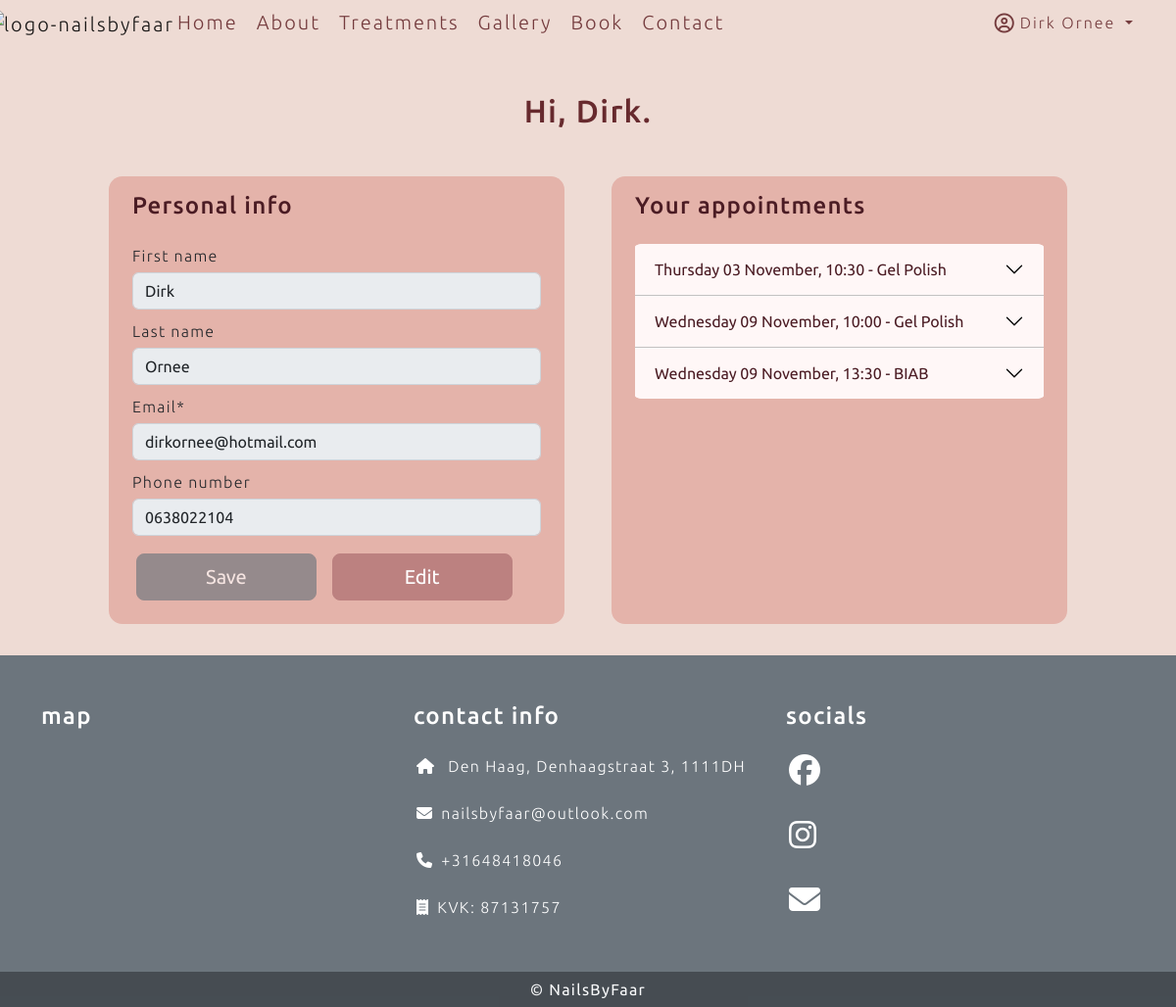
Before: /user/dashboard (signed in) with the older database file.
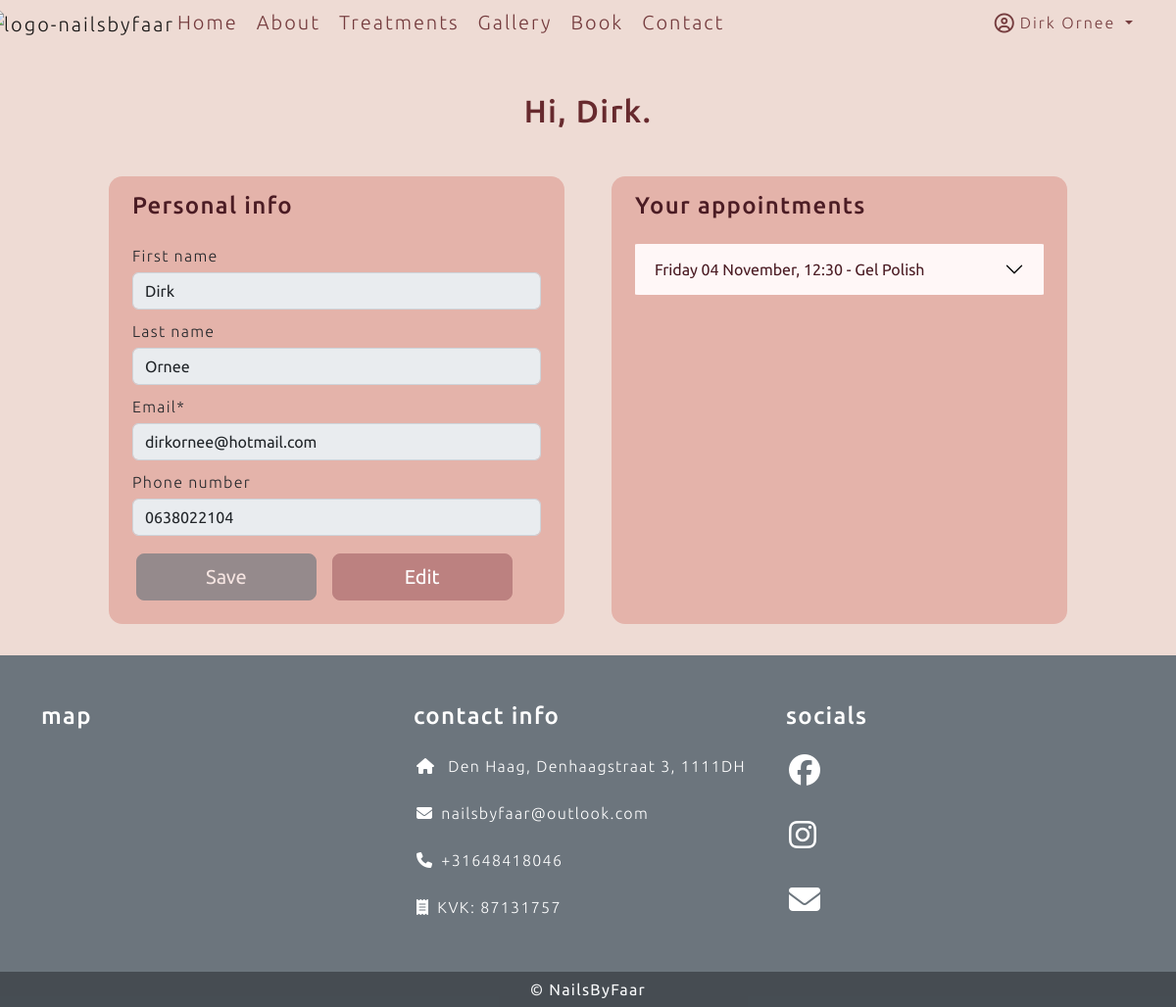
After: the same page with the newer database file.
### users/models.py (models this page shows, shortened)
class User(AbstractBaseUser, PermissionsMixin):
    email = models.EmailField(max_length=254, unique=True)
    first_name = models.CharField(max_length=254, null=True, blank=True)
    last_name = models.CharField(max_length=254, null=True, blank=True)
    phone_number = models.CharField(max_length=16, null=True, blank=True)
    is_staff = models.BooleanField(default=False)
    is_superuser = models.BooleanField(default=False)
    is_active = models.BooleanField(default=True)
    last_login = models.DateTimeField(null=True, blank=True)
    date_joined = models.DateTimeField(default=timezone.now)
    USERNAME_FIELD = 'email'
    EMAIL_FIELD = 'email'
    REQUIRED_FIELDS = []
    objects = UserManager()

### salon/models.py (models this page shows, shortened)
class Appointment(models.Model):
    user = models.ForeignKey(User, related_name="user", on_delete=models.PROTECT, null=True, blank=True)
    email = models.EmailField(max_length=254, blank=True, null=True)
    first_name = models.CharField(max_length=254, null=True, blank=True)
    last_name = models.CharField(max_length=254, null=True, blank=True)
    phone_number = models.CharField(max_length=16, null=True, blank=True)
    treatment_name = models.ForeignKey(Treatment, related_name="treatment_name", on_delete=models.PROTECT, null=True)
    date_time = models.DateTimeField()

class Treatment(models.Model):
    appointment_type = models.CharField(max_length=150)
    title = models.CharField(max_length=150, unique=True)
    description = models.TextField()
    short_description = models.CharField(max_length=225)
    image = CloudinaryField('image', default='placeholder')
    price = models.DecimalField(max_digits=10, decimal_places=2)
    duration = models.DecimalField(max_digits=3, decimal_places=0)
    display = models.BooleanField(default=False)
    active = models.BooleanField(default=False)

### users/views.py (the view, shortened to what this page needs)
# urls.py: path('dashboard', views.Dashboard.as_view(), name="dashboard"),
class Dashboard(View):
    def get(self, request):
        user_dict = {}
        if request.user.is_authenticated:
            user_dict = {'email': request.user.email, 'first_name': request.user.first_name, 'last_name': request.user.last_name, 'phone_number': request.user.phone_number}
        else:
            user_dict = {}
        user_form = EditUserForm(initial=user_dict)
        yesterday = datetime.today() - timedelta(days=1)
        appointmentQueryset1 = Appointment.objects.filter(date_time__gt=yesterday).filter(user__email=request.user.email).order_by("date_time").values()
        appointmentQueryset2 = Appointment.objects.filter(date_time__gt=yesterday).filter(email=request.user.email).order_by("date_time").values()
        appointmentQueryset = list(appointmentQueryset1 | appointmentQueryset2)
        for dict in appointmentQueryset:
            date = dict["date_time"]
            check_date = datetime.now() + timedelta(days=2)
            if date <= check_date:
                dict["not_cancellable"] = True
                print("don't cancel me")
            dict["date_time_short"] = dict["date_time"].strftime("%A %d %B, %H:%M")
            dict["date_time"] = dict["date_time"].strftime("%A %d %B %Y, %H:%M")
            dict["duration"] = int(Treatment.objects.get(id=dict['treatment_name_id']).duration)
            dict["treatment_name"] = Treatment.objects.get(id=dict['treatment_name_id']).title
        context = {"user_form": user_form, "appointments": appointmentQueryset}
        return render(request, "user_dashboard.html", context=context)

### users/forms.py
class EditUserForm(forms.ModelForm):
    def __init__(self, *args, **kwargs):
        super(EditUserForm, self).__init__(*args, **kwargs)
        for fieldname, field in self.fields.items():
            field.widget.attrs.update({
            'class': 'custom-form-field'
        })
    class Meta:
        model = User
        fields = ('first_name', 'last_name', 'email', 'phone_number')

### templates/user_dashboard.html (shortened to what this page needs)
{% extends "base.html" %}
{% load static %}
{% load crispy_forms_tags %}
{% block content %}
<div class="container mt-md-5 my-2">
    <div class="row mx-auto w-100 justify-content-center">
        <div class="text-center mb-3">
            <h2>Hi, {{ request.user.first_name}}.</h2>
        </div>
        <div class="col-md-5 m-4 py-3 px-md-4 user-data-box">
            <h4>Personal info</h4>
            <form method="POST" class="mt-4" id="user-data-form">
                {{ user_form | crispy }}
                <div class="row">
                    <button type="submit" class="btn btn-secondary btn-card btn-lg col-5 disabled my-2 ms-3"
                        id="save-user-data">Save</button>
                    <button type="button" onClick="editUserData()"
                        class="btn btn-secondary btn-card btn-lg col-5 my-2 ms-3" id="edit-user-data">Edit</button>
                </div>
            </form>
        </div>
        <div class="col-md-5 m-4 py-3 px-md-4 user-data-box">
            <h4>Your appointments</h4>
            <div class="mt-4 accordion accordion-flush" id="accordionFlushAppointment">
                {% for appointment in appointments %}
                <div class="accordion-item">
                    <h5 class="accordion-header" id="flush-heading-{{ forloop.counter }}">
                        <button class="accordion-button collapsed" type="button" data-bs-toggle="collapse"
                            data-bs-target="#flush-collapse-{{ forloop.counter }}" aria-expanded="false"
                            aria-controls="flush-collapse-{{ forloop.counter }}">
                            {{ appointment.date_time_short }} - {{ appointment.treatment_name }}
                        </button>
                    </h5>
                </div>
                {% endfor %}
            </div>
        </div>
    </div>
    {% endblock %}

### templates/base.html (shortened to what this page needs)
{% load static %}
{% load cloudinary %}
<!DOCTYPE html>
<html lang="en">
<head>
    <link href="{% static 'fontawesomefree/css/fontawesome.css' %}" rel="stylesheet" type="text/css">
    <link href="{% static 'fontawesomefree/css/brands.css' %}" rel="stylesheet" type="text/css">
    <link href="{% static 'fontawesomefree/css/solid.css' %}" rel="stylesheet" type="text/css">
    <link href="{% static 'fontawesomefree/css/regular.css' %}" rel="stylesheet" type="text/css">
    <link href="https://cdn.jsdelivr.net/npm/bootstrap@5.2.1/dist/css/bootstrap.min.css" rel="stylesheet"
>
    <link rel="stylesheet" href="{% static 'css/style.css' %}">
</head>
<body class="d-flex flex-column min-vh-100">
    <header>
        <nav class="navbar navbar-expand-md navbar-color">
            <div class="container-fluid">
                <a href="#" class="navbar-brand"><img
                        src="https://res.cloudinary.com/dirkornee/image/upload/v1666360592/logo-no-background_thicker_s1qwll.png"
                        alt="logo-nailsbyfaar" style="height: 130px; margin: -24px;"></a>
                <div class="collapse navbar-collapse" id="navbarSupportedContent">
                    <ul class="navbar-nav me-auto mb-2 mb-lg-0">
                        <li class="nav-item">
                            <a href="{% url 'home' %}" class="nav-link fs-5">Home</a>
                        </li>
                        <li class="nav-item">
                            <a href="#" class="nav-link fs-5">About</a>
                        </li>
                        <li class="nav-item">
                            <a href="#" class="nav-link fs-5">Treatments</a>
                        </li>
                        <li class="nav-item">
                            <a href="#" class="nav-link fs-5">Gallery</a>
                        </li>
                        <li class="nav-item">
                            <a href="{% url 'book' %}" class="nav-link fs-5">Book</a>
                        </li>
                        <li class="nav-item">
                            <a href="#" class="nav-link fs-5">Contact</a>
                        </li>
                    </ul>
                    <ul class="navbar-nav ms-auto mb-2 mb-lg-0">
                        {% if request.user.is_authenticated %}
                        <li class="nav-item dropdown me-4">
                            <a class="nav-link dropdown-toggle" href="#" role="button" data-bs-toggle="dropdown"
                                aria-expanded="false">
                                <i class="far fa-user-circle fa-lg me-1"></i>{{ user.first_name }}
                                {{user.last_name}}
                            </a>
                        </li>
                        {% else %}
                        <li class="na-item">
                            <a href="{% url 'account_login' %}" class="nav-link fs-5 btn btn-outline-primary btn-login"
                                id="btn-login">Login</a>
                        </li>
                        {% endif %}
                    </ul>
                </div>
            </div>
        </nav>
    </header>
    <main>
        {% block content %}
        {% endblock content %}
    </main>
    <footer class="text-white text-center text-lg-start bg-secondary mt-auto">
        <div class="container pt-5">
            <div class="row">
                <div class="col-lg-4 mb-4">
                    <h4 class="mb-4 text-white">map</h4>
                </div>
                <div class="col-lg-4 mb-4">
                    <h4 class="mb-4 text-white">contact info</h4>
                    <ul class="fa-ul">
                        <li class="fa-li mb-4 text-nowrap">
                            <span><i class="fas fa-home"></i>
                            </span><span class="ms-2">Den
                                Haag, Denhaagstraat 3,
                                1111DH</span>
                        </li>
                        <li class="fa-li mb-4 text-nowrap">
                            <span><i class="fas fa-envelope"></i></span><span
                                class="ms-2">nailsbyfaar@outlook.com</span>
                        </li>
                        <li class="fa-li mb-4 text-nowrap">
                            <span><i class="fas fa-phone"></i></span><span class="ms-2">+31648418046</span>
                        </li>
                        <li class="fa-li mb-4 text-nowrap">
                            <span><i class="fas fa-receipt"></i></span><span class="ms-2">KVK: 87131757</span>
                        </li>
                    </ul>
                </div>
                <div class="col-lg-4 mb-4">
                    <h4 class="mb-4 text-white">socials</h4>
                    <ul class="fa-ul">
                        <li class="fa-li mb-4 pb-2">
                            <span class="text-nowrap"><i class="fa-brands fa-facebook fa-2x"></i>
                            </span>
                        </li>
                        <li class="fa-li mb-4 pb-2">
                            <span class="text-nowrap"><i class="fa-brands fa-instagram fa-2x"></i></span>
                        </li>
                        <li class="fa-li mb-4 pb-2">
                            <span class="text-nowrap"><i class="fa-solid fa-envelope fa-2x"></i></span>
                        </li>
                    </ul>
                </div>
            </div>
        </div>
        <div class="container" style="max-width: 100%;">
            <div class="row bg-dark" style="--bs-bg-opacity: .50">
                <div class="col-12 text-center">
                    <p class="mb-0 p-1 text-light">&copy; NailsByFaar</p>
                </div>
            </div>
        </div>
    </footer>
</body>
</html>

### static/css/style.css (style rules this page uses)
body { background-color: rgba(224, 189, 177, 0.54); font-family: 'Ubuntu', sans-serif; letter-spacing: 1.3px; font-weight: 300; }
p { line-height: 28px; color: rgb(115, 115, 115); font-weight: 400; }
h2 { color: #672a2e; }
h4 { color: #4b1c24; }
h5 { color: #4b1c24; }
a { color: #BC8180; }
ul li { margin-left: 3px !important; }
.navbar { padding: 0; letter-spacing: 2px; font-weight: 300; }
.navbar-color { --bs-navbar-color: #672a2ee6; --bs-navbar-hover-color: #a17772; }
.fa-ul { margin-left: 2rem; }
.btn-card { --bs-btn-bg: #BC8180; --bs-btn-border-color: #BC8180; --bs-btn-hover-bg: #A17772; --bs-btn-hover-border-color: #A17772; --bs-btn-active-bg: #672A2E; --bs-btn-active-border-color: #672A2E; }
.custom-form-field { margin-top: 5px; margin-bottom: 10px; }
.user-data-box { background: #e4b3aa; border-radius: 3%; }
#accordionFlushAppointment { overflow: hidden; border-radius: 2%; --bs-accordion-bg: #fff7f7; --bs-accordion-border-color: #c2c2c2; --bs-accordion-btn-color: unset; --bs-accordion-active-bg: #bc8180; --bs-accordion-active-color: white; }

Changed rows visible on the page:
removed Appointment: date_time_short "Thursday 03 November, 10:30", treatment_name "Gel Polish"
removed Appointment: date_time_short "Wednesday 09 November, 10:00", treatment_name "Gel Polish"
removed Appointment: date_time_short "Wednesday 09 November, 13:30", treatment_name "BIAB"
added Appointment: date_time_short "Friday 04 November, 12:30", treatment_name "Gel Polish"
